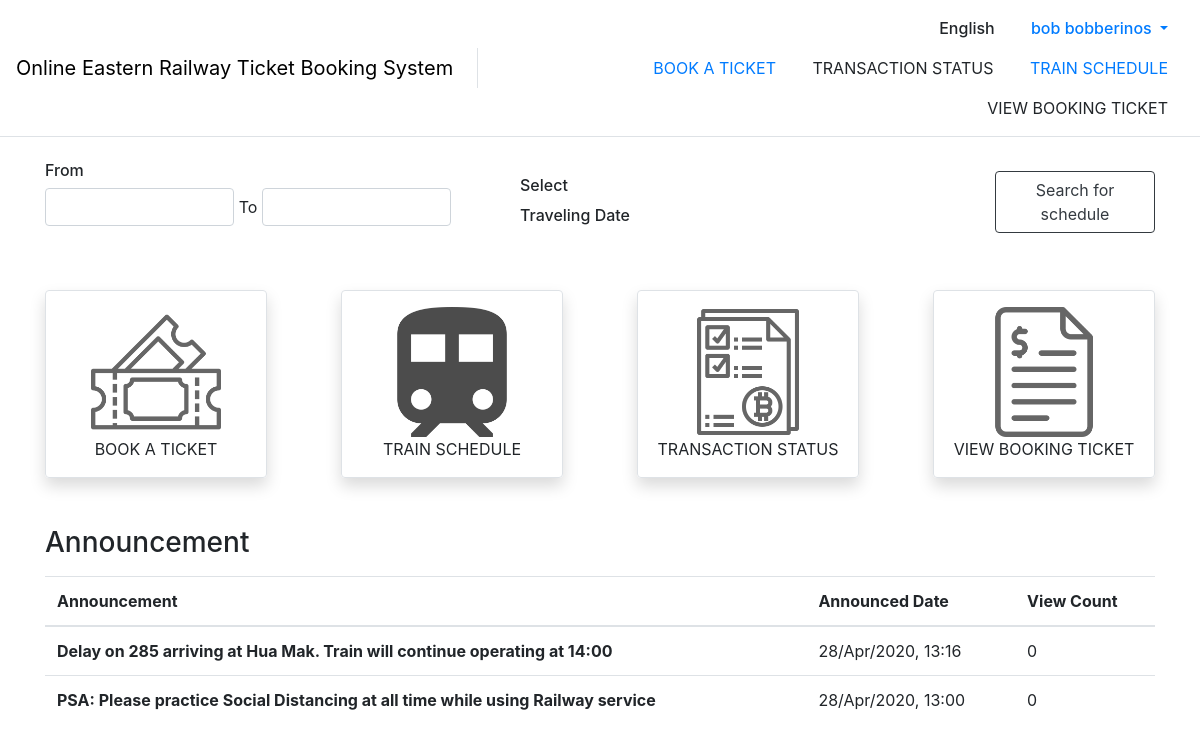
The page / (signed in) on the database its author committed.
### announcement/models.py (models this page shows)
class Announcement(models.Model):
    announcer_user = models.ForeignKey(
        Announcer, on_delete=models.CASCADE, null=True)
    announce_text = models.TextField()
    announce_time = models.DateTimeField()
    view_count = models.IntegerField()

### announcement/views.py (the view)
# urls.py: path('', announcement.views.dashboard, name="dashboard"),
def dashboard(request):
    context = prepare_context(request, show_navbar=True)
    context = {
        'show_navbar': True,
        'announcement': Announcement.objects.order_by("-announce_time")
    }
    return render(request, 'dashboard.html', context=context)

### account/utils.py (called while the page is built)
def prepare_context(request, show_navbar=True):
    context = {
        'show_navbar': show_navbar
    }
    if request.user.is_authenticated:
        user = User.objects.get(username=request.user.username)
        context['current_user'] = user
    return context

### templates/dashboard.html (shortened to what this page needs)
{% extends "base.html" %}
{% load static %}
{% block content %}
  <div class="my-4">
    <section>
      <div class="row justify-content-center align-items-center">
        <div class="col-12 col-lg-5">
          <h6>From</h6>
          <div class="form-group ml-0">
            <input type="text" class="form-control d-inline-block" style="width: 42.5%" name="" id="" placeholder="">
            <span>To</span>
            <input type="text" class="form-control d-inline-block" style="width: 42.5%" name="" id="" placeholder="">
          </div>
        </div>
        <div class="col-12 col-lg-5 my-3 my-lg-0">
          <h6>Select</h6>
          <span style="font-weight: 500">Traveling Date</span>
        </div>
        <div class="col-12 col-lg-2">
          <button type="button" class="btn btn-outline-dark">Search for schedule</button>
        </div>
      </div>
    </section>
    <section class="my-5">
      <div class="d-flex flex-wrap justify-content-between" style="font-weight: 200">
        <a class="btn btn-dashboard-link border shadow p-3" href={% url 'searchSchedules' %}>
          <img src="{% static 'image/validating-ticket.png' %}" class="mx-auto img-fluid" alt="Book a ticket">
          <p class="my-auto">BOOK A TICKET</p>
        <a class="btn btn-dashboard-link border shadow p-3" href={% url 'searchTimetable' %}>
          <img src="{% static 'image/train.png' %}" class="mx-auto img-fluid" alt="Train schedule">
          <p class="my-auto">TRAIN SCHEDULE</p>
        <a class="btn btn-dashboard-link border shadow p-3">
          <img src="{% static 'image/transaction.png' %}" class="mx-auto img-fluid" alt="Transaction status">
          <p class="my-auto">TRANSACTION STATUS</p>
        </a>
        <a class="btn btn-dashboard-link border shadow p-3">
          <img src="{% static 'image/bill.png' %}" class="mx-auto img-fluid" alt="View booking ticket">
          <p class="my-auto">VIEW BOOKING TICKET</p>
        </a>
      </div>
    </section>
    <section class="my-5">
      <h3>Announcement</h3>
      <table class="table mt-3">
        <thead>
        <tr>
          <th scope="col">Announcement</th>
          <th scope="col">Announced Date</th>
          <th scope="col">View Count</th>
        </tr>
        </thead>
        <tbody>
        {% for a in announcement %}
          <div data-toggle="collapse" href="#collapse_{{ a.id }}" role="button"
               aria-expanded="false" aria-controls="collapse_{{ a.id }}" style="cursor: pointer">
            <tr>
              <th scope="row">{{ a.announce_text|truncatechars:100 }}</th>
              <td>{{ a.announce_time|date:'d/M/yy' }}, {{ a.announce_time|time:'H:i' }}</td>
              <td>{{ a.view_count }}</td>
            </tr>
          </div>
        {% endfor %}
        </tbody>
      </table>
    </section>
  </div>
{% endblock content %}

### templates/base.html (shortened to what this page needs)
<!DOCTYPE html>
{% load static %}
<html lang="en">
<head>
  <link rel="stylesheet" type="text/css" href="{% static 'css/bootstrap.min.css'%}">
  <link rel="stylesheet" type="text/css" href="{% static 'css/bootstrap-select.min.css'%}">
  <link rel="stylesheet" type="text/css" href="{% static 'css/styles.css'%}">
</head>
<body>
  {% if show_navbar %}
  <nav class="navbar navbar-expand-lg navbar-light border-bottom">
    <div class="d-none d-lg-flex w-100 justify-content-center align-items-center">
      <div class="navbar-brand border-right pr-4 h-50">
        <div class="my-auto">
          <a class="d-inline-block my-auto"  href={% url 'dashboard' %} style="text-decoration: none; color: black;">Online Eastern Railway Ticket Booking System </a>
        </div>
      </div>
      <div class="text-right w-100">
        <div class="row align-content-right">
          <div class="col" style="font-weight: 500;">
            <a class="nav-link d-inline-block">English</a>
            {% if request.user.is_authenticated %}
              <div class="nav-item dropdown d-inline-block">
                <a class="nav-link dropdown-toggle" href="#" id="profileDropdown" role="button" data-toggle="dropdown" aria-haspopup="true" aria-expanded="false">
                  {% if user.first_name and user.last_name %}
                    {{ user.first_name }} {{ user.last_name }}
                  {% else %}
                    {{ user.username}}
                  {% endif %}
                </a>
              </div>
            {% else %}
              <a class="nav-link d-inline-block" href={% url 'login'%}>Login</a>
            {% endif %}
          </div>
        </div>
        <div class="row align-content-right">
          <div class="col text-uppercase">
            <a class="nav-link d-inline-block" href={% url 'searchSchedules' %}>BOOK A TICKET</a>
            <a class="nav-link d-inline-block">TRANSACTION STATUS</a>
            <a class="nav-link d-inline-block" href={% url 'searchTimetable' %}>TRAIN SCHEDULE</a>
            <a class="nav-link d-inline-block">VIEW BOOKING TICKET</a>
          </div>
        </div>
      </div>
    </div>
  </nav>
  {% endif %}
  <div id="content" class="container appear-fade-start">
    {% block content %}
    {% endblock content %}
  </div>
</body>
</html>

### static/css/styles.css (style rules this page uses)
body { font-family: -apple-system, BlinkMacSystemFont, "Segoe UI", Roboto, "Sarabun", "Helvetica Neue", Arial, "Noto Sans", sans-serif, "Apple Color Emoji", "Segoe UI Emoji", "Segoe UI Symbol", "Noto Color Emoji" !important; }
.appear-fade-start { opacity: 0; animation: appear-fade 0.25s ease-out 0.1s 1 forwards; }

### templates/dashboard.html (style rules this page uses)
.btn.btn-dashboard-link { position: relative; width: 20%; min-width: 150px; transition: 0.5s all ease-in-out; }

### rows shown on the page
Announcement: announce_text "Delay on 285 arriving at Hua Mak. Train will continue operating at 14:00", announce_time "28/Apr/2020", announce_time "13:16", view_count "0"
Announcement: announce_text "PSA: Please practice Social Distancing at all time while using Railway service", announce_time "28/Apr/2020", announce_time "13:00", view_count "0"

### other values the page prints
{{ user.first_name }} "bob"
{{ user.last_name }} "bobberinos"
